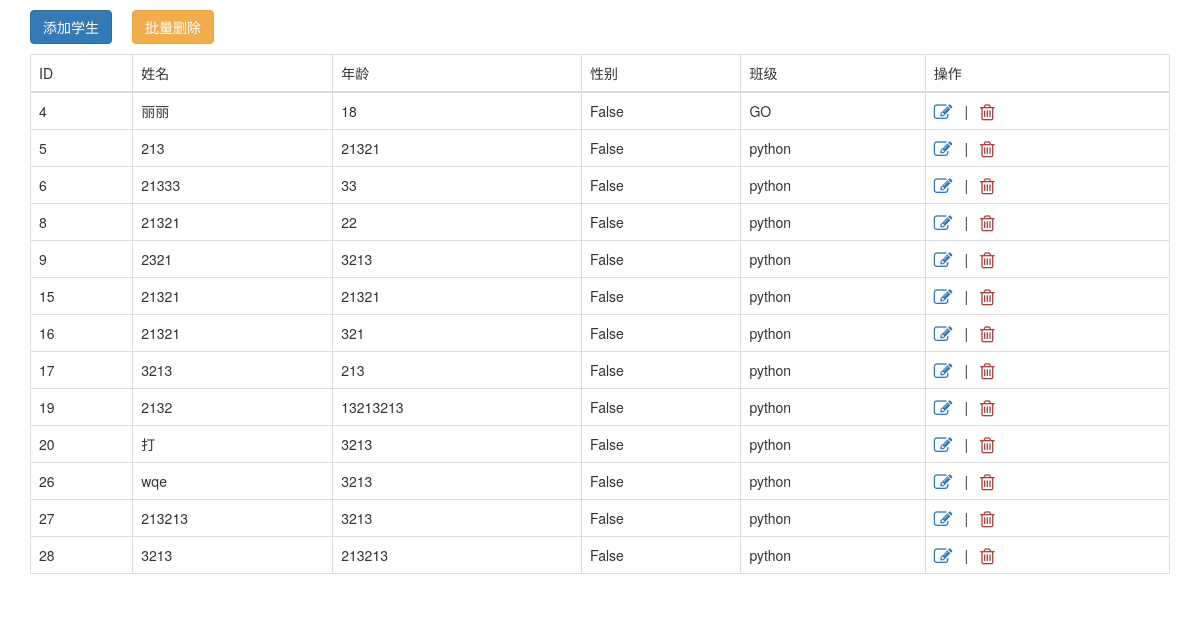
The page /school/students on the database as committed earlier.
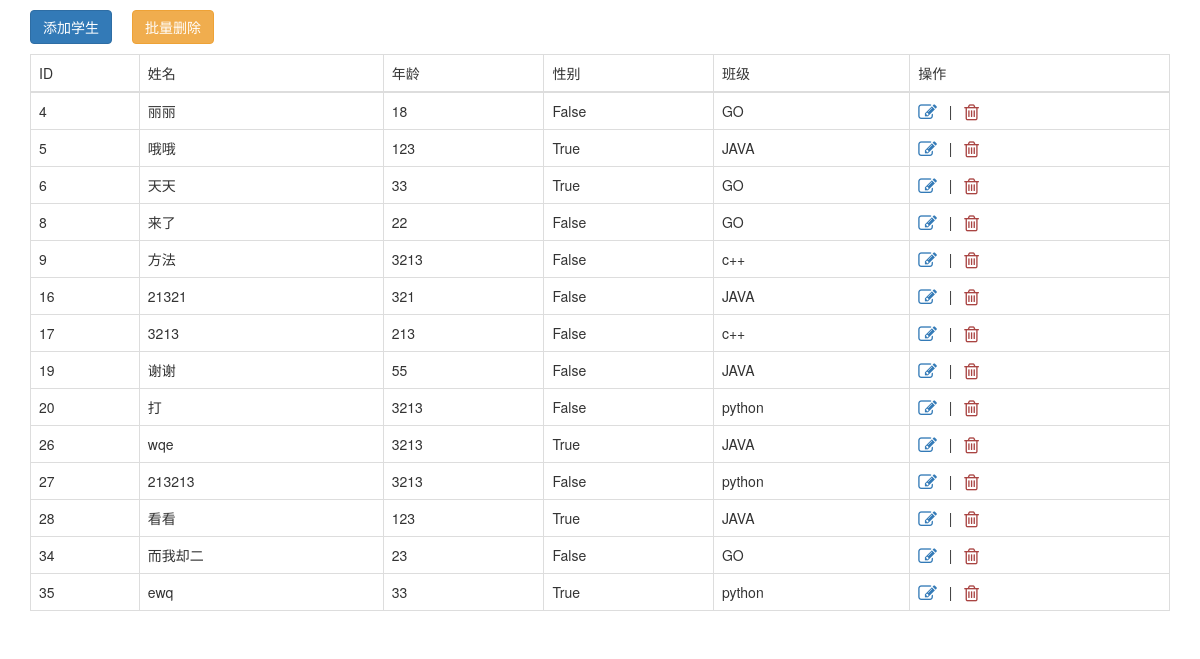
The same page on the database as committed later.
### school/models.py (models this page shows)
class Students(models.Model):
    name = models.CharField(max_length=32)
    age = models.IntegerField()
    gender = models.BooleanField()
    cs = models.ForeignKey("Classes",on_delete=models.CASCADE)

class Classes(models.Model):
    title = models.CharField(max_length=32)
    teacher = models.ManyToManyField("Teachers")

### school/views.py (the view)
# urls.py: path('students', views.students, name='students'),
def students(request):
    stu_list = models.Students.objects.all()
    cls_list = models.Classes.objects.all()
    return render(request,'students.html',{'stu_list':stu_list,'cls_list':cls_list})

### templates/students.html (shortened to what this page needs)
<!DOCTYPE html>
<html lang="en">
<head>
    <link rel="stylesheet" href="/static/plugin/bootstrap/css/bootstrap.css">
    <link rel="stylesheet" href="/static/plugin/font-awesome/css/font-awesome.css">
</head>
<body>
<div class="container">
    <div style="padding: 10px 0">
        <div>
            <a class="btn btn-primary" id="addBtn">添加学生</a>
            <span class="incon"></span>
            <a class="btn btn-warning" id="addBtn">批量删除</a>
        </div>
    </div>
    <div>
        <table class="table table-bordered table-hover">
            <thead>
            <tr>
                <td>ID</td>
                <td>姓名</td>
                <td>年龄</td>
                <td>性别</td>
                <td>班级</td>
                <td>操作</td>
            </tr>
            </thead>
            <tbody id="tb">
            {% for obj in stu_list %}
                <tr s_id="{{ obj.id }}">
                    <td name="td_id">{{ obj.id }}</td>
                    <td name="td_name">{{ obj.name }}</td>
                    <td name="td_age">{{ obj.age }}</td>
                    <td name="td_gender">{{ obj.gender }}</td>
                    <td name="td_cs">{{ obj.cs.title }}</td>
                    <td>
                        <a class="fa fa-edit fa-lg editrow"></a>
                        <span class="incon">|</span>
                        <a class="text-danger fa fa-trash-o fa-lg delrow"></a>
                    </td>
                </tr>
            {% endfor %}
            </tbody>
        </table>
    </div>
</div>
</body>
</html>

### templates/students.html (style rules this page uses)
.incon { padding: 0 8px; }

Rows that differ between the two databases and show on the page:
removed Students: id "15", name "21321", age "21321", gender "False", cs "python"
changed Students id 5: name "213" → "哦哦"; age "21321" → "123"; gender "False" → "True"; cs "python" → "JAVA"
changed Students id 6: name "21333" → "天天"; gender "False" → "True"; cs "python" → "GO"
changed Students id 8: name "21321" → "来了"; cs "python" → "GO"
changed Students id 9: name "2321" → "方法"; cs "python" → "c++"
changed Students id 16: cs "python" → "JAVA"
changed Students id 17: cs "python" → "c++"
changed Students id 19: name "2132" → "谢谢"; age "13213213" → "55"; cs "python" → "JAVA"
changed Students "wqe": gender "False" → "True"; cs "python" → "JAVA"
changed Students id 28: name "3213" → "看看"; age "213213" → "123"; gender "False" → "True"; cs "python" → "JAVA"
added Students: id "34", name "而我却二", age "23", gender "False", cs "GO"
added Students: id "35", name "ewq", age "33", gender "True", cs "python"
